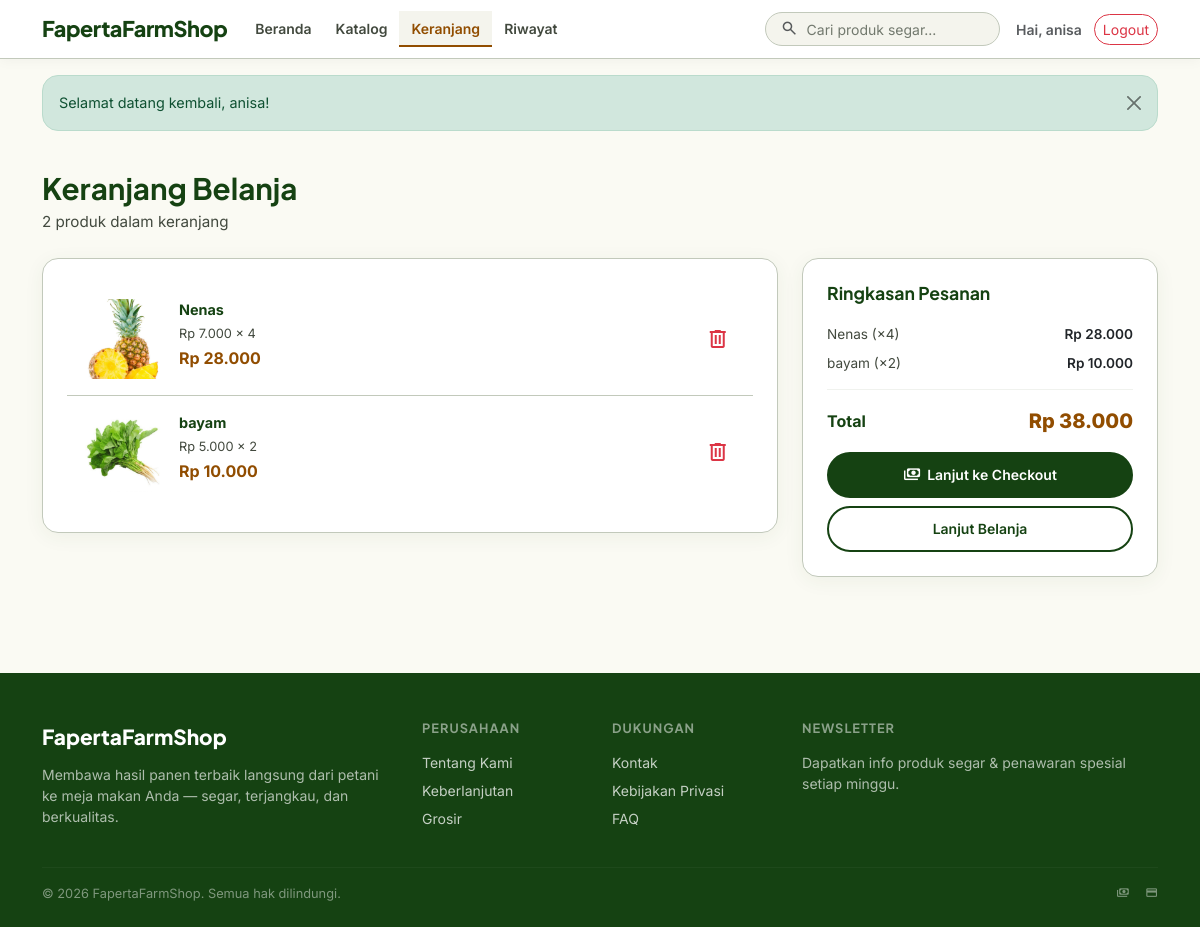
The page /keranjang.php (signed in) on the database its author committed.
### tables this page shows
CREATE TABLE `keranjang` (
  `id` int(10) UNSIGNED NOT NULL,
  `id_user` int(10) UNSIGNED NOT NULL,
  `id_produk` int(10) UNSIGNED NOT NULL,
  `jumlah` int(10) UNSIGNED NOT NULL,
  `created_at` timestamp NOT NULL DEFAULT current_timestamp()
);

CREATE TABLE `produk` (
  `id` int(10) UNSIGNED NOT NULL,
  `id_kategori` int(10) UNSIGNED NOT NULL,
  `nama_produk` varchar(200) NOT NULL,
  `deskripsi` text NOT NULL,
  `harga` int(10) UNSIGNED NOT NULL,
  `stok` int(11) NOT NULL DEFAULT 0,
  `foto` longblob DEFAULT NULL,
  `status` enum('aktif','nonaktif') NOT NULL DEFAULT 'aktif',
  `created_at` timestamp NOT NULL DEFAULT current_timestamp()
);

### includes/helpers.php (called while the page is built, shortened)
<?php
function e(string $value): string
{
    return htmlspecialchars($value, ENT_QUOTES, 'UTF-8');
}
function base_url(string $path = ''): string
{
    $base = '/Web_Fap';
    return $base . '/' . ltrim($path, '/');
}
function format_rupiah(int $angka): string
{
    return 'Rp ' . number_format($angka, 0, ',', '.');
}

### keranjang.php (the view, shortened to what this page needs)
<?php
require_once __DIR__ . '/includes/db.php';
require_once __DIR__ . '/includes/helpers.php';
$userId = (int)$_SESSION['user_id'];
$stmt = $pdo->prepare('SELECT k.id AS id_keranjang, p.id AS id_produk, p.nama_produk, p.harga, p.stok, p.foto, k.jumlah
  FROM keranjang k
  JOIN produk p ON p.id=k.id_produk
  WHERE k.id_user=:uid
  ORDER BY k.created_at DESC');
$stmt->execute([':uid' => $userId]);
$items = $stmt->fetchAll();
$total = array_sum(array_map(fn($it) => (int)$it['harga'] * (int)$it['jumlah'], $items));
include __DIR__ . '/includes/header.php';
?>
<div class="container py-4">
  <div class="mb-4">
    <h1 class="section-title">Keranjang Belanja</h1>
    <p class="section-sub mb-0">
      <?php echo count($items); ?> produk dalam keranjang
    </p>
  </div>
  <?php if (!$items): ?>
    <div class="text-center py-5">
      <span class="material-symbols-outlined" style="font-size:5rem;color:var(--clr-outline)">shopping_cart</span>
      <h3 style="color:var(--clr-on-surface-var);margin-top:1rem">Keranjangmu masih kosong</h3>
      <p style="color:var(--clr-outline)">Yuk, temukan produk segar untuk dimasukkan ke keranjang!</p>
      <a href="<?php echo base_url('/katalog.php'); ?>" class="btn-secondary-fill mt-2">
        <span class="material-symbols-outlined" style="font-size:1.1rem">storefront</span>
        Mulai Belanja
      </a>
    </div>
  <?php else: ?>
    <div class="row g-4">
      <div class="col-12 col-lg-8">
        <div class="card">
          <div class="card-body p-0">
            <?php foreach ($items as $idx => $it):
              $subtotal = (int)$it['harga'] * (int)$it['jumlah'];
            ?>
              <div class="d-flex gap-3 p-3 <?php echo $idx > 0 ? 'border-top' : ''; ?>"
                   style="border-color:var(--clr-outline-var)!important">
                <div class="flex-shrink-0 rounded-3 overflow-hidden"
                     style="width:80px;height:80px;background:var(--clr-surface-low)">
                  <img
                    src="<?php echo $it['foto'] ? base_url('/uploads/produk/' . e($it['foto'])) : 'https://placehold.co/160x160/e8f5e9/2d5a27?text=Produk'; ?>"
                    alt="<?php echo e($it['nama_produk']); ?>"
                    style="width:100%;height:100%;object-fit:cover">
                </div>
                <div class="flex-grow-1 min-w-0">
                  <div style="font-weight:700;font-size:.9rem;color:var(--clr-primary)">
                    <?php echo e($it['nama_produk']); ?>
                  </div>
                  <div style="font-size:.8rem;color:var(--clr-on-surface-var);margin:.2rem 0">
                    <?php echo e(format_rupiah((int)$it['harga'])); ?> × <?php echo (int)$it['jumlah']; ?>
                  </div>
                  <div style="font-weight:700;color:var(--clr-secondary)">
                    <?php echo e(format_rupiah($subtotal)); ?>
                  </div>
                </div>
                <div class="flex-shrink-0 d-flex align-items-center">
                  <form method="POST">
                    <button type="submit" class="btn-icon text-danger" title="Hapus item">
                      <span class="material-symbols-outlined">delete</span>
                    </button>
                  </form>
                </div>
              </div>
            <?php endforeach; ?>
          </div>
        </div>
      </div>
      <div class="col-12 col-lg-4">
        <div class="card">
          <div class="card-body">
            <h2 style="font-size:1.1rem;font-weight:700;color:var(--clr-primary);margin-bottom:1.25rem">
              Ringkasan Pesanan
            </h2>
            <div class="d-flex flex-column gap-2 mb-3">
              <?php foreach ($items as $it): ?>
                <div class="d-flex justify-content-between" style="font-size:.85rem">
                  <span style="color:var(--clr-on-surface-var)">
                    <?php echo e($it['nama_produk']); ?> (×<?php echo (int)$it['jumlah']; ?>)
                  </span>
                  <span style="font-weight:600">
                    <?php echo e(format_rupiah((int)$it['harga'] * (int)$it['jumlah'])); ?>
                  </span>
                </div>
              <?php endforeach; ?>
            </div>
            <hr style="border-color:var(--clr-outline-var)">
            <div class="d-flex justify-content-between align-items-center mb-3">
              <span style="font-weight:700;color:var(--clr-primary)">Total</span>
              <span style="font-weight:800;font-size:1.25rem;color:var(--clr-secondary)">
                <?php echo e(format_rupiah($total)); ?>
              </span>
            </div>
            <a href="<?php echo base_url('/checkout.php'); ?>" class="btn-primary-fill w-100 justify-content-center">
              <span class="material-symbols-outlined" style="font-size:1.1rem">payments</span>
              Lanjut ke Checkout
            </a>
            <a href="<?php echo base_url('/katalog.php'); ?>"
               class="btn-outline-primary-pill w-100 justify-content-center mt-2">
              Lanjut Belanja
            </a>
          </div>
        </div>
      </div>
    </div>
  <?php endif; ?>
</div>
<?php include __DIR__ . '/includes/footer.php'; ?>

### assets/css/style.css (style rules this page uses)
:root { --clr-primary: #154212; --clr-primary-container: #2d5a27; --clr-primary-fixed: #bcf0ae; --clr-on-primary: #ffffff; --clr-secondary: #914d00; --clr-secondary-container: #fc9430; --clr-on-secondary: #ffffff; --clr-surface: #fafaf3; --clr-surface-low: #f4f4ed; --clr-surface-container: #eeeee7; --clr-surface-white: #ffffff; --clr-on-surface: #1a1c18; --clr-on-surface-var: #42493e; --clr-outline: #72796e; --clr-outline-var: #c2c9bb; --clr-error: #ba1a1a; --shadow-card: 0 4px 20px rgba(45, 90, 39, .06); --shadow-hover: 0 10px 28px rgba(45, 90, 39, .14); --radius-xl: 16px; --radius-2xl: 20px; --radius-pill: 9999px; --transition: all .25s ease; }
*, *::before, *::after { box-sizing: border-box; }
body { font-family: 'Inter', sans-serif; background: var(--clr-surface); color: var(--clr-on-surface); padding-bottom: 70px; }
@media (min-width: 768px) { body { padding-bottom: 0; } }
h1, h2, h3, h4, h5, h6 { font-family: 'Plus Jakarta Sans', sans-serif; color: var(--clr-primary); }
a { text-decoration: none; }
.material-symbols-outlined { font-variation-settings: 'FILL' 0, 'wght' 400, 'GRAD' 0, 'opsz' 24; vertical-align: middle; }
.btn-icon { background: none; border: none; padding: .45rem; border-radius: var(--radius-pill); color: var(--clr-primary); transition: var(--transition); display: inline-flex; align-items: center; justify-content: center; cursor: pointer; }
.btn-primary-fill { background: var(--clr-primary); color: var(--clr-on-primary); border: 2px solid var(--clr-primary); border-radius: var(--radius-pill); font-family: 'Inter', sans-serif; font-weight: 600; font-size: .875rem; padding: .65rem 1.75rem; transition: var(--transition); display: inline-flex; align-items: center; gap: .4rem; cursor: pointer; }
.btn-outline-primary-pill { background: transparent; color: var(--clr-primary); border: 2px solid var(--clr-primary); border-radius: var(--radius-pill); font-family: 'Inter', sans-serif; font-weight: 600; font-size: .875rem; padding: .65rem 1.75rem; transition: var(--transition); display: inline-flex; align-items: center; gap: .4rem; cursor: pointer; }
.section-title { font-family: 'Plus Jakarta Sans', sans-serif; font-weight: 700; font-size: 1.85rem; color: var(--clr-primary); margin-bottom: .3rem; }
.section-sub { font-size: .95rem; color: var(--clr-on-surface-var); margin-bottom: 2rem; }
.card { border: 1px solid var(--clr-outline-var) !important; border-radius: var(--radius-xl) !important; box-shadow: var(--shadow-card) !important; }
.card-body { padding: 1.5rem !important; }

### rows shown on the page
keranjang: id_produk.foto (picture), id_produk.nama_produk "Nenas", id_produk.harga "Rp 7.000", jumlah "4", format_rupiah($subtotal) "Rp 28.000", format_rupiah((int)$it['harga'] * (int)$it['jumlah']) "Rp 28.000"
keranjang: id_produk.foto (picture), id_produk.nama_produk "bayam", id_produk.harga "Rp 5.000", jumlah "2", format_rupiah($subtotal) "Rp 10.000", format_rupiah((int)$it['harga'] * (int)$it['jumlah']) "Rp 10.000"

### other values the page prints
$label "Beranda"
$label "Katalog"
$label "Keranjang"
$label "Riwayat"
$nama "anisa"
$msg "Selamat datang kembali, anisa!"
count($items) "2"
format_rupiah($total) "Rp 38.000"
